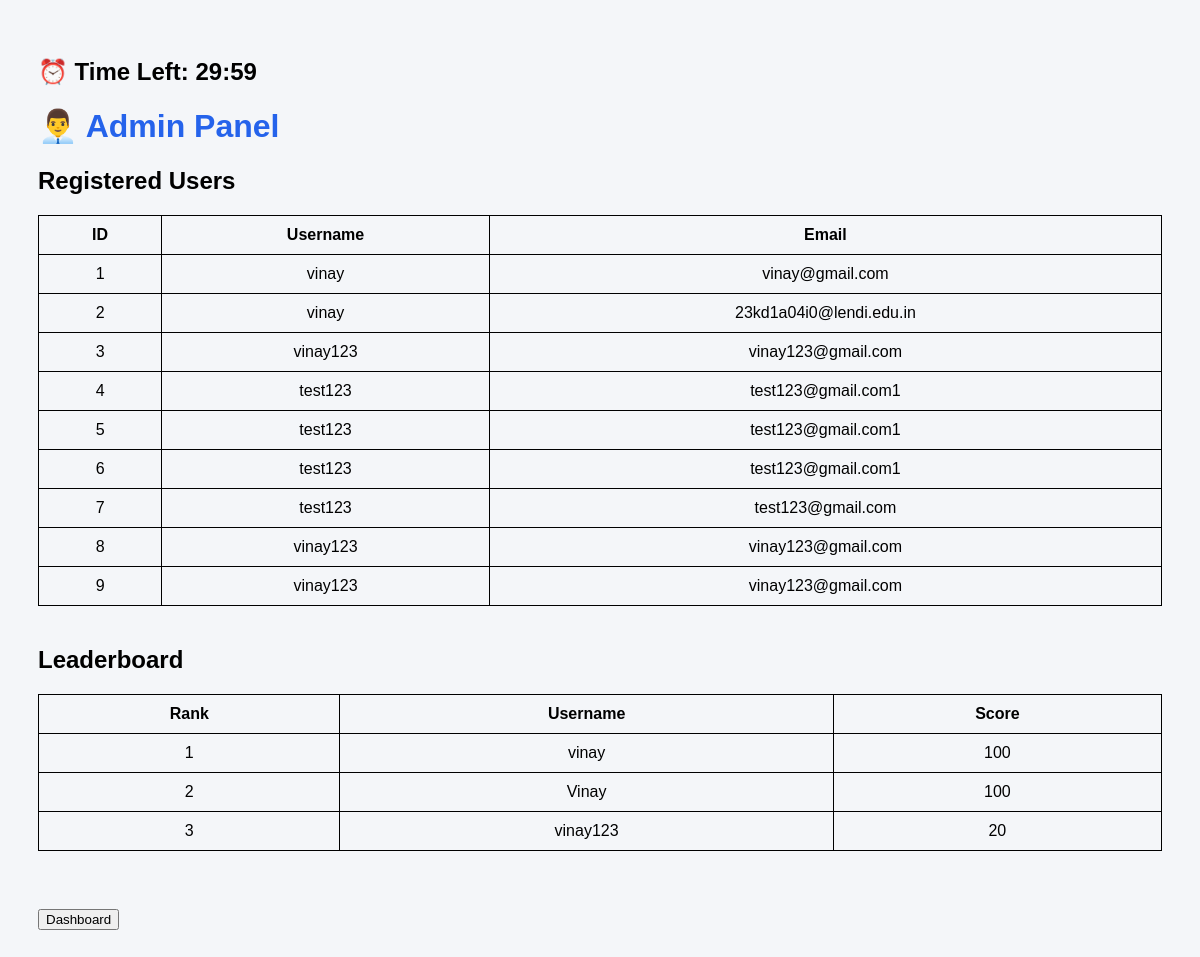
The page /admin on the database its author committed.
### tables this page shows
CREATE TABLE users(
    id INTEGER PRIMARY KEY AUTOINCREMENT,
    username TEXT,
    email TEXT,
    password TEXT
);

### app.py (the view)
@app.route('/admin')
def admin():
    conn = sqlite3.connect('users.db')
    cur = conn.cursor()
    cur.execute("SELECT * FROM users")
    users = cur.fetchall()
    cur.execute("""
        SELECT username, MAX(score)
        FROM submissions
        GROUP BY username
        ORDER BY MAX(score) DESC
    """)
    scores = cur.fetchall()
    conn.close()
    return render_template(
        'admin.html',
        users=users,
        scores=scores
    )

### templates/admin.html (shortened to what this page needs)
<!DOCTYPE html>
<html>
<head>
</head>
<h2>⏰ Time Left: <span id="timer">30:00</span></h2>
<body>
<h1>👨‍💼 Admin Panel</h1>
<h2>Registered Users</h2>
<table>
<tr>
<th>ID</th>
<th>Username</th>
<th>Email</th>
</tr>
{% for user in users %}
<tr>
<td>{{ user[0] }}</td>
<td>{{ user[1] }}</td>
<td>{{ user[2] }}</td>
</tr>
{% endfor %}
</table>
<h2>Leaderboard</h2>
<table>
<tr>
<th>Rank</th>
<th>Username</th>
<th>Score</th>
</tr>
{% for row in scores %}
<tr>
<td>{{ loop.index }}</td>
<td>{{ row[0] }}</td>
<td>{{ row[1] }}</td>
</tr>
{% endfor %}
</table>
<br>
<a href="/dashboard">
    <button>Dashboard</button>
</a>
</body>
</html>

### templates/admin.html (style rules this page uses)
body { font-family:Arial; background:#f4f6f9; padding:30px; }
table { border-collapse:collapse; width:100%; margin-bottom:40px; }
table,th,td { border:1px solid black; }
th,td { padding:10px; text-align:center; }
h1 { color:#2563eb; }

### rows shown on the page
users: id "1", username "vinay", email "vinay@gmail.com"
users: id "2", username "vinay", email "23kd1a04i0@lendi.edu.in"
users: id "3", username "vinay123", email "vinay123@gmail.com"
users: id "4", username "test123", email "test123@gmail.com1"
users: id "5", username "test123", email "test123@gmail.com1"
users: id "6", username "test123", email "test123@gmail.com1"
users: id "7", username "test123", email "test123@gmail.com"
users: id "8", username "vinay123", email "vinay123@gmail.com"
users: id "9", username "vinay123", email "vinay123@gmail.com"

### other values the page prints
{{ row[0] }} "vinay" "Vinay" "vinay123"
{{ row[1] }} "100" "100" "20"
